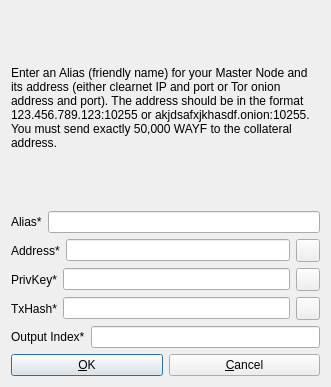
<?xml version="1.0" encoding="UTF-8"?>
<ui version="4.0">
 <class>AddEditAdrenalineNode</class>
 <widget class="QDialog" name="AddEditAdrenalineNode">
  <property name="geometry">
   <rect>
    <x>0</x>
    <y>0</y>
    <width>331</width>
    <height>387</height>
   </rect>
  </property>
  <property name="windowTitle">
   <string>Add/Edit Wayfcoin Node</string>
  </property>
  <property name="modal">
   <bool>true</bool>
  </property>
  <layout class="QVBoxLayout" name="verticalLayout">
   <item>
    <widget class="QLabel" name="label_9">
     <property name="sizePolicy">
      <sizepolicy hsizetype="Preferred" vsizetype="Expanding">
       <horstretch>0</horstretch>
       <verstretch>0</verstretch>
      </sizepolicy>
     </property>
     <property name="text">
      <string>&lt;html&gt;&lt;head/&gt;&lt;body&gt;&lt;p&gt;Enter an Alias (friendly name) for your Master Node and its address (either clearnet IP and port or Tor onion address and port). The address should be in the format 123.456.789.123:10255 or akjdsafxjkhasdf.onion:10255. You must send exactly 50,000 WAYF to the collateral address.&lt;/p&gt;&lt;/body&gt;&lt;/html&gt;</string>
     </property>
     <property name="wordWrap">
      <bool>true</bool>
     </property>
    </widget>
   </item>
   <item>
    <layout class="QHBoxLayout" name="horizontalLayout_4">
     <property name="bottomMargin">
      <number>0</number>
     </property>
     <item>
      <widget class="QLabel" name="label_4">
       <property name="text">
        <string>Alias*</string>
       </property>
      </widget>
     </item>
     <item>
      <widget class="QLineEdit" name="aliasLineEdit"/>
     </item>
    </layout>
   </item>
   <item>
    <layout class="QHBoxLayout" name="horizontalLayout_5">
     <property name="bottomMargin">
      <number>0</number>
     </property>
     <item>
      <widget class="QLabel" name="label_6">
       <property name="text">
        <string>Address*</string>
       </property>
      </widget>
     </item>
     <item>
      <widget class="QLineEdit" name="addressLineEdit"/>
     </item>
     <item>
      <widget class="QToolButton" name="AddEditAddressPasteButton">
       <property name="toolTip">
        <string>Paste address from clipboard</string>
       </property>
       <property name="text">
        <string/>
       </property>
       <property name="icon">
        <iconset resource="../bitcoin.qrc">
         <normaloff>:/icons/editpaste</normaloff>:/icons/editpaste</iconset>
       </property>
       <property name="shortcut">
        <string>Alt+P</string>
       </property>
      </widget>
     </item>
    </layout>
   </item>
   <item>
    <layout class="QHBoxLayout" name="horizontalLayout_3">
     <property name="bottomMargin">
      <number>0</number>
     </property>
     <item>
      <widget class="QLabel" name="label_5">
       <property name="text">
        <string>PrivKey*</string>
       </property>
      </widget>
     </item>
     <item>
      <widget class="QLineEdit" name="privkeyLineEdit"/>
     </item>
     <item>
      <widget class="QToolButton" name="AddEditPrivkeyPasteButton">
       <property name="toolTip">
        <string>Paste address from clipboard</string>
       </property>
       <property name="text">
        <string/>
       </property>
       <property name="icon">
        <iconset resource="../bitcoin.qrc">
         <normaloff>:/icons/editpaste</normaloff>:/icons/editpaste</iconset>
       </property>
       <property name="shortcut">
        <string>Alt+P</string>
       </property>
      </widget>
     </item>
    </layout>
   </item>
   <item>
    <layout class="QHBoxLayout" name="horizontalLayout_2">
     <property name="bottomMargin">
      <number>0</number>
     </property>
     <item>
      <widget class="QLabel" name="label_2">
       <property name="text">
        <string>TxHash*</string>
       </property>
      </widget>
     </item>
     <item>
      <widget class="QLineEdit" name="txhashLineEdit"/>
     </item>
     <item>
      <widget class="QToolButton" name="AddEditTxhashPasteButton">
       <property name="toolTip">
        <string>Paste address from clipboard</string>
       </property>
       <property name="text">
        <string/>
       </property>
       <property name="icon">
        <iconset resource="../bitcoin.qrc">
         <normaloff>:/icons/editpaste</normaloff>:/icons/editpaste</iconset>
       </property>
       <property name="shortcut">
        <string>Alt+P</string>
       </property>
      </widget>
     </item>
    </layout>
   </item>
   <item>
    <layout class="QHBoxLayout" name="horizontalLayout_8">
     <property name="bottomMargin">
      <number>0</number>
     </property>
     <item>
      <widget class="QLabel" name="label_8">
       <property name="text">
        <string>Output Index*</string>
       </property>
      </widget>
     </item>
     <item>
      <widget class="QLineEdit" name="outputindexLineEdit"/>
     </item>
    </layout>
   </item>
   <item>
    <layout class="QHBoxLayout" name="horizontalLayout_Buttons">
     <item>
      <widget class="QPushButton" name="okButton">
       <property name="text">
        <string>&amp;OK</string>
       </property>
      </widget>
     </item>
     <item>
      <widget class="QPushButton" name="cancelButton">
       <property name="text">
        <string>&amp;Cancel</string>
       </property>
       <property name="autoDefault">
        <bool>false</bool>
       </property>
      </widget>
     </item>
    </layout>
   </item>
  </layout>
 </widget>
 <resources>
  <include location="../bitcoin.qrc"/>
 </resources>
 <connections/>
</ui>
